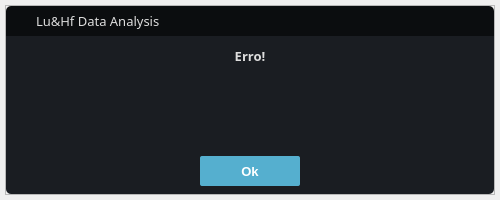
<?xml version="1.0" encoding="UTF-8"?>
<ui version="4.0">
 <class>DialogErro</class>
 <widget class="QDialog" name="DialogErro">
  <property name="geometry">
   <rect>
    <x>0</x>
    <y>0</y>
    <width>500</width>
    <height>200</height>
   </rect>
  </property>
  <property name="minimumSize">
   <size>
    <width>500</width>
    <height>200</height>
   </size>
  </property>
  <property name="maximumSize">
   <size>
    <width>500</width>
    <height>200</height>
   </size>
  </property>
  <property name="windowTitle">
   <string>Dialog</string>
  </property>
  <property name="styleSheet">
   <string notr="true">*{
	font-family:&quot;ArialI&quot;;
	background-repeat: none;
	background-position: center;
	color: rgb(221, 221, 221);
}

#header_content{
	background-color: rgb(11, 13, 15);
	
}
#header_content QPushButton{
	background-color: transparent;
	border-radius: 5px;
}
/*	Propriedades que se aplicam aos botões , que aplicam um efeito de hover quando o mouse é passado por eles*/
#header_content QPushButton:hover{
	background-color: rgba(255, 255, 255, 0.1);
}
#body_content{
	background-color:rgb(26, 29, 34);
}
QLineEdit {
	background-color: rgb(33, 37, 43);
	border-radius: 5px;
	border: 2px solid rgb(33, 37, 43);
	padding-left: 10px;
	selection-color: rgb(255, 255, 255);
	selection-background-color: rgb(255, 121, 198);
}
#label_local_projeto{
	background-color: rgb(33, 37, 43);
	border-radius: 5px;
	border: 2px solid rgb(33, 37, 43);
	padding-left: 10px;
	selection-color: rgb(255, 255, 255);
	selection-background-color: rgb(255, 121, 198);
}
QLineEdit:hover {
	border: 2px solid rgb(64, 71, 88);
}
QLineEdit:focus {
	border: 2px solid rgb(91, 101, 124);
}
</string>
  </property>
  <layout class="QVBoxLayout" name="verticalLayout">
   <property name="spacing">
    <number>0</number>
   </property>
   <property name="leftMargin">
    <number>5</number>
   </property>
   <property name="topMargin">
    <number>5</number>
   </property>
   <property name="rightMargin">
    <number>5</number>
   </property>
   <property name="bottomMargin">
    <number>5</number>
   </property>
   <item>
    <widget class="QFrame" name="container_app">
     <property name="frameShape">
      <enum>QFrame::StyledPanel</enum>
     </property>
     <property name="frameShadow">
      <enum>QFrame::Raised</enum>
     </property>
     <layout class="QVBoxLayout" name="verticalLayout_6">
      <property name="spacing">
       <number>0</number>
      </property>
      <property name="leftMargin">
       <number>0</number>
      </property>
      <property name="topMargin">
       <number>0</number>
      </property>
      <property name="rightMargin">
       <number>0</number>
      </property>
      <property name="bottomMargin">
       <number>0</number>
      </property>
      <item>
       <widget class="QFrame" name="header_content">
        <property name="minimumSize">
         <size>
          <width>0</width>
          <height>30</height>
         </size>
        </property>
        <property name="maximumSize">
         <size>
          <width>16777215</width>
          <height>30</height>
         </size>
        </property>
        <property name="styleSheet">
         <string notr="true">border-top-left-radius: 5px;
border-top-right-radius: 5px;</string>
        </property>
        <property name="frameShape">
         <enum>QFrame::StyledPanel</enum>
        </property>
        <property name="frameShadow">
         <enum>QFrame::Raised</enum>
        </property>
        <layout class="QHBoxLayout" name="horizontalLayout">
         <property name="spacing">
          <number>0</number>
         </property>
         <property name="leftMargin">
          <number>0</number>
         </property>
         <property name="topMargin">
          <number>0</number>
         </property>
         <property name="rightMargin">
          <number>4</number>
         </property>
         <property name="bottomMargin">
          <number>0</number>
         </property>
         <item>
          <widget class="QFrame" name="frame_3">
           <property name="minimumSize">
            <size>
             <width>30</width>
             <height>30</height>
            </size>
           </property>
           <property name="maximumSize">
            <size>
             <width>30</width>
             <height>30</height>
            </size>
           </property>
           <property name="styleSheet">
            <string notr="true">background-image:url(:/imagens/images/icon.png);</string>
           </property>
           <property name="frameShape">
            <enum>QFrame::StyledPanel</enum>
           </property>
           <property name="frameShadow">
            <enum>QFrame::Raised</enum>
           </property>
          </widget>
         </item>
         <item>
          <widget class="QFrame" name="frame_2">
           <property name="font">
            <font>
             <family>ArialI</family>
             <pointsize>11</pointsize>
            </font>
           </property>
           <property name="frameShape">
            <enum>QFrame::StyledPanel</enum>
           </property>
           <property name="frameShadow">
            <enum>QFrame::Raised</enum>
           </property>
           <layout class="QVBoxLayout" name="verticalLayout_2">
            <property name="spacing">
             <number>0</number>
            </property>
            <property name="leftMargin">
             <number>0</number>
            </property>
            <property name="topMargin">
             <number>0</number>
            </property>
            <property name="rightMargin">
             <number>0</number>
            </property>
            <property name="bottomMargin">
             <number>0</number>
            </property>
            <item>
             <widget class="QLabel" name="label">
              <property name="font">
               <font>
                <family>ArialI</family>
                <pointsize>10</pointsize>
               </font>
              </property>
              <property name="text">
               <string>Lu&amp;Hf Data Analysis</string>
              </property>
             </widget>
            </item>
           </layout>
          </widget>
         </item>
         <item>
          <widget class="QFrame" name="frame">
           <property name="maximumSize">
            <size>
             <width>20</width>
             <height>20</height>
            </size>
           </property>
           <property name="styleSheet">
            <string notr="true"/>
           </property>
           <property name="frameShape">
            <enum>QFrame::StyledPanel</enum>
           </property>
           <property name="frameShadow">
            <enum>QFrame::Raised</enum>
           </property>
           <layout class="QHBoxLayout" name="horizontalLayout_4">
            <property name="spacing">
             <number>0</number>
            </property>
            <property name="leftMargin">
             <number>0</number>
            </property>
            <property name="topMargin">
             <number>0</number>
            </property>
            <property name="rightMargin">
             <number>0</number>
            </property>
            <property name="bottomMargin">
             <number>0</number>
            </property>
            <item>
             <widget class="QPushButton" name="btn_fechar">
              <property name="minimumSize">
               <size>
                <width>20</width>
                <height>20</height>
               </size>
              </property>
              <property name="maximumSize">
               <size>
                <width>20</width>
                <height>20</height>
               </size>
              </property>
              <property name="styleSheet">
               <string notr="true">background-image: url(:/icones/icons/icon_close.png);</string>
              </property>
              <property name="text">
               <string/>
              </property>
             </widget>
            </item>
           </layout>
          </widget>
         </item>
        </layout>
       </widget>
      </item>
      <item>
       <widget class="QFrame" name="body_content">
        <property name="styleSheet">
         <string notr="true">border-bottom-left-radius: 5px;
border-bottom-right-radius: 5px;</string>
        </property>
        <property name="frameShape">
         <enum>QFrame::StyledPanel</enum>
        </property>
        <property name="frameShadow">
         <enum>QFrame::Raised</enum>
        </property>
        <layout class="QVBoxLayout" name="verticalLayout_3">
         <property name="spacing">
          <number>0</number>
         </property>
         <property name="leftMargin">
          <number>0</number>
         </property>
         <property name="topMargin">
          <number>0</number>
         </property>
         <property name="rightMargin">
          <number>0</number>
         </property>
         <property name="bottomMargin">
          <number>0</number>
         </property>
         <item>
          <widget class="QFrame" name="frame_4">
           <property name="minimumSize">
            <size>
             <width>0</width>
             <height>40</height>
            </size>
           </property>
           <property name="maximumSize">
            <size>
             <width>16777215</width>
             <height>40</height>
            </size>
           </property>
           <property name="frameShape">
            <enum>QFrame::StyledPanel</enum>
           </property>
           <property name="frameShadow">
            <enum>QFrame::Raised</enum>
           </property>
           <layout class="QVBoxLayout" name="verticalLayout_5">
            <property name="spacing">
             <number>0</number>
            </property>
            <property name="leftMargin">
             <number>0</number>
            </property>
            <property name="topMargin">
             <number>0</number>
            </property>
            <property name="rightMargin">
             <number>0</number>
            </property>
            <property name="bottomMargin">
             <number>0</number>
            </property>
            <item>
             <widget class="QLabel" name="label_tipo_mensagem">
              <property name="font">
               <font>
                <family>ArialI</family>
                <pointsize>10</pointsize>
                <bold>true</bold>
               </font>
              </property>
              <property name="text">
               <string>Erro!</string>
              </property>
              <property name="alignment">
               <set>Qt::AlignCenter</set>
              </property>
             </widget>
            </item>
           </layout>
          </widget>
         </item>
         <item>
          <widget class="QFrame" name="frame_6">
           <property name="frameShape">
            <enum>QFrame::StyledPanel</enum>
           </property>
           <property name="frameShadow">
            <enum>QFrame::Raised</enum>
           </property>
           <layout class="QHBoxLayout" name="horizontalLayout_2">
            <property name="spacing">
             <number>13</number>
            </property>
            <property name="leftMargin">
             <number>6</number>
            </property>
            <property name="topMargin">
             <number>0</number>
            </property>
            <property name="rightMargin">
             <number>0</number>
            </property>
            <property name="bottomMargin">
             <number>0</number>
            </property>
            <item>
             <widget class="QFrame" name="frame_imagem">
              <property name="minimumSize">
               <size>
                <width>40</width>
                <height>40</height>
               </size>
              </property>
              <property name="maximumSize">
               <size>
                <width>40</width>
                <height>40</height>
               </size>
              </property>
              <property name="styleSheet">
               <string notr="true">background-repeat: no-repeat;
background-image: url(:/imagens/images/icones_dialogs/erro40.png);
background-position: center;</string>
              </property>
              <property name="frameShape">
               <enum>QFrame::StyledPanel</enum>
              </property>
              <property name="frameShadow">
               <enum>QFrame::Raised</enum>
              </property>
             </widget>
            </item>
            <item>
             <widget class="QLabel" name="label_mensagem">
              <property name="sizePolicy">
               <sizepolicy hsizetype="Preferred" vsizetype="Preferred">
                <horstretch>0</horstretch>
                <verstretch>0</verstretch>
               </sizepolicy>
              </property>
              <property name="font">
               <font>
                <family>ArialI</family>
                <pointsize>11</pointsize>
               </font>
              </property>
              <property name="text">
               <string>&lt;html&gt;&lt;head/&gt;&lt;body&gt;&lt;p align=&quot;justify&quot;&gt;&lt;br/&gt;&lt;/p&gt;&lt;/body&gt;&lt;/html&gt;</string>
              </property>
              <property name="alignment">
               <set>Qt::AlignLeading|Qt::AlignLeft|Qt::AlignTop</set>
              </property>
              <property name="wordWrap">
               <bool>true</bool>
              </property>
             </widget>
            </item>
           </layout>
          </widget>
         </item>
         <item>
          <widget class="QFrame" name="frame_5">
           <property name="minimumSize">
            <size>
             <width>0</width>
             <height>40</height>
            </size>
           </property>
           <property name="maximumSize">
            <size>
             <width>16777215</width>
             <height>40</height>
            </size>
           </property>
           <property name="frameShape">
            <enum>QFrame::StyledPanel</enum>
           </property>
           <property name="frameShadow">
            <enum>QFrame::Raised</enum>
           </property>
           <layout class="QVBoxLayout" name="verticalLayout_4">
            <property name="spacing">
             <number>0</number>
            </property>
            <property name="leftMargin">
             <number>0</number>
            </property>
            <property name="topMargin">
             <number>0</number>
            </property>
            <property name="rightMargin">
             <number>0</number>
            </property>
            <property name="bottomMargin">
             <number>6</number>
            </property>
            <item alignment="Qt::AlignHCenter|Qt::AlignVCenter">
             <widget class="QPushButton" name="btn_ok">
              <property name="minimumSize">
               <size>
                <width>100</width>
                <height>30</height>
               </size>
              </property>
              <property name="maximumSize">
               <size>
                <width>100</width>
                <height>30</height>
               </size>
              </property>
              <property name="styleSheet">
               <string notr="true">QPushButton{
	background-color:  #55afcf;
	background-repeat: none;
	background-position:center;
	border: none;
	border-radius: 2px;
	font-size: 10pt;
	font-weight: bold;
	color:white ;
}
QPushButton:hover{
	background-color: rgba(255,255,255,0.1);
}

QPushButton:pressed{
	background-color: 2828c5;
	color: rgb(255, 255, 255);
	border: 1px solid, rgba(0,0,0,0.1);
}</string>
              </property>
              <property name="text">
               <string>Ok</string>
              </property>
             </widget>
            </item>
           </layout>
          </widget>
         </item>
        </layout>
       </widget>
      </item>
     </layout>
    </widget>
   </item>
  </layout>
 </widget>
 <resources>
  <include location="../../resources_dialogs.qrc"/>
 </resources>
 <connections/>
</ui>
